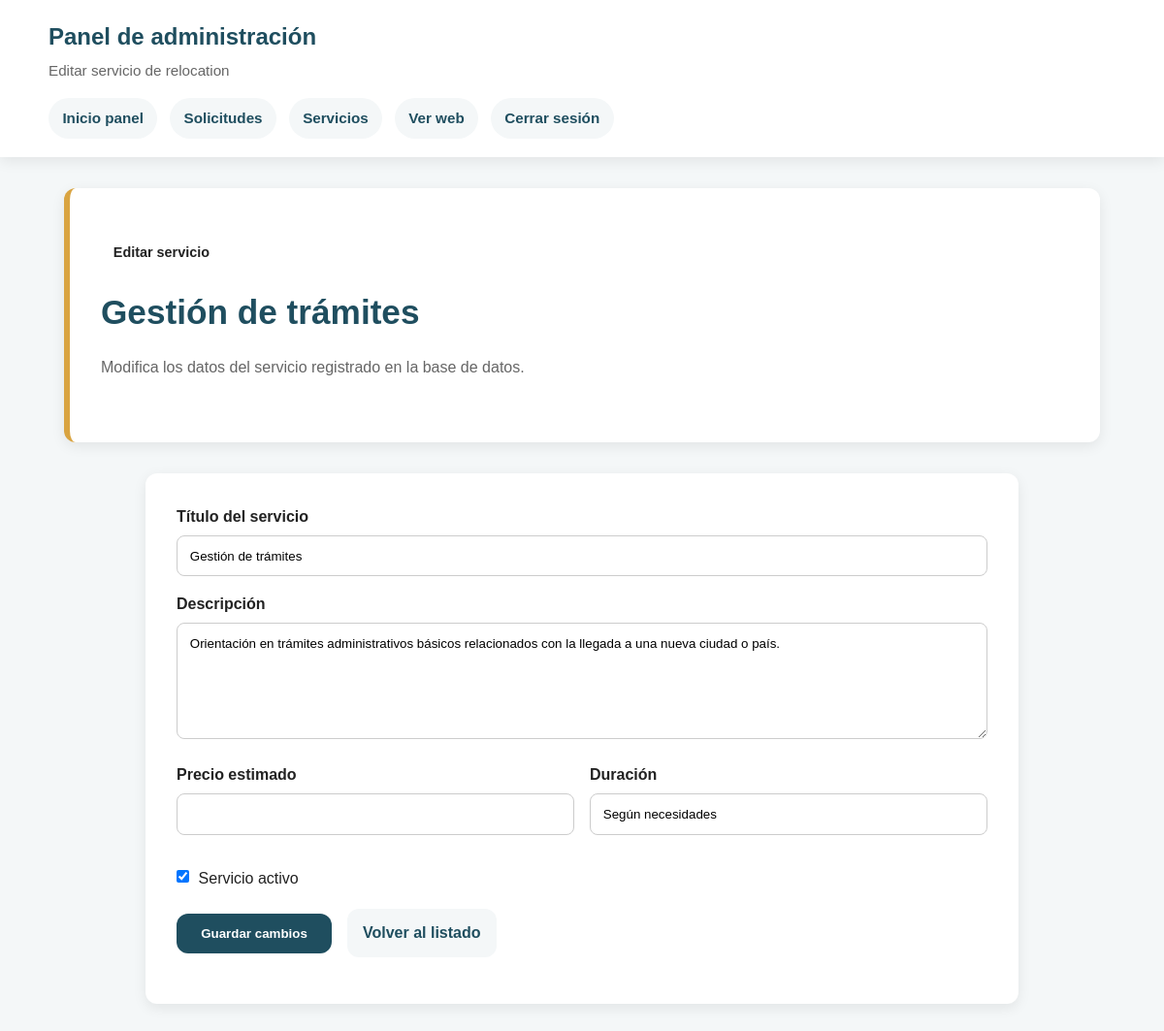
The app's page /admin/editar_servicio.php?id=2 (signed in) with its own data.
### tables this page shows
CREATE TABLE servicios (
    id INT AUTO_INCREMENT PRIMARY KEY,
    titulo VARCHAR(150) NOT NULL,
    descripcion TEXT NOT NULL,
    precio_estimado DECIMAL(10,2) DEFAULT NULL,
    duracion VARCHAR(100) DEFAULT NULL,
    activo TINYINT(1) DEFAULT 1,
    fecha_creacion TIMESTAMP DEFAULT CURRENT_TIMESTAMP
);

### admin/editar_servicio.php (the view, shortened to what this page needs)
<?php
require_once "../config/database.php";
$id = $_GET["id"] ?? null;
$servicio = null;
try {
    $stmt = $pdo->prepare("SELECT * FROM servicios WHERE id = :id");
    $stmt->execute([
        ":id" => $id
    ]);
    $servicio = $stmt->fetch();
} catch (PDOException $e) {
    $error = "No se ha podido cargar el servicio.";
}
?>
<!DOCTYPE html>
<html lang="es">
<head>
    <link rel="stylesheet" href="../css/style.css">
</head>
<body class="admin-body">
    <header class="admin-header">
        <div>
            <h2>Panel de administración</h2>
            <p>Editar servicio de relocation</p>
        </div>
        <nav>
            <ul>
                <li><a href="dashboard.php">Inicio panel</a></li>
                <li><a href="solicitudes.php">Solicitudes</a></li>
                <li><a href="servicios.php">Servicios</a></li>
                <li><a href="../index.php">Ver web</a></li>
                <li><a href="logout.php">Cerrar sesión</a></li>
            </ul>
        </nav>
    </header>
    <main class="admin-main">
        <section class="page-hero">
            <span class="hero-label">Editar servicio</span>
            <h1><?= htmlspecialchars($servicio["titulo"]) ?></h1>
            <p>
                Modifica los datos del servicio registrado en la base de datos.
            </p>
        </section>
        <section class="admin-form-section">
            <form action="editar_servicio.php?id=<?= htmlspecialchars($servicio["id"]) ?>" method="POST" class="admin-edit-form">
                <div class="form-group">
                    <label for="titulo">Título del servicio</label>
                    <input
                        type="text"
                        id="titulo"
                        name="titulo"
                        value="<?= htmlspecialchars($servicio["titulo"]) ?>"
                    >
                </div>
                <div class="form-group">
                    <label for="descripcion">Descripción</label>
                    <textarea id="descripcion" name="descripcion"><?= htmlspecialchars($servicio["descripcion"]) ?></textarea>
                </div>
                <div class="form-row">
                    <div class="form-group">
                        <label for="precio_estimado">Precio estimado</label>
                        <input
                            type="text"
                            id="precio_estimado"
                            name="precio_estimado"
                            value="<?= htmlspecialchars($servicio["precio_estimado"] ?? "") ?>"
                        >
                    </div>
                    <div class="form-group">
                        <label for="duracion">Duración</label>
                        <input
                            type="text"
                            id="duracion"
                            name="duracion"
                            value="<?= htmlspecialchars($servicio["duracion"] ?? "") ?>"
                        >
                    </div>
                </div>
                <div class="form-check">
                    <input
                        type="checkbox"
                        id="activo"
                        name="activo"
                        <?= $servicio["activo"] ? "checked" : "" ?>
                    >
                    <label for="activo">Servicio activo</label>
                </div>
                <div class="admin-form-actions">
                    <button type="submit">Guardar cambios</button>
                    <a href="servicios.php" class="secondary-link">Volver al listado</a>
                </div>
            </form>
        </section>
    </main>
</body>
</html>

### css/style.css (style rules this page uses)
:root { --color-principal: #1f4e5f; --color-secundario: #f4f7f8; --color-acento: #d9a441; --color-texto: #222222; --color-texto-suave: #666666; --color-blanco: #ffffff; --fuente-principal: Arial, Helvetica, sans-serif; --ancho-maximo: 1100px; --borde-redondeado: 12px; --sombra-suave: 0 4px 14px rgba(0, 0, 0, 0.08); }
* { margin: 0; padding: 0; box-sizing: border-box; }
body { font-family: var(--fuente-principal); color: var(--color-texto); background-color: var(--color-secundario); line-height: 1.6; }
main { max-width: var(--ancho-maximo); margin: 0 auto; padding: 2rem 1rem; }
section { margin-bottom: 2.5rem; }
header { background-color: var(--color-blanco); padding: 1.2rem 1rem; box-shadow: var(--sombra-suave); }
header > div, nav { max-width: var(--ancho-maximo); margin: 0 auto; }
header h2 { color: var(--color-principal); margin-bottom: 0.2rem; }
header p { color: var(--color-texto-suave); font-size: 0.95rem; }
nav { margin-top: 1rem; }
nav ul { list-style: none; display: flex; gap: 1rem; flex-wrap: wrap; }
nav a { text-decoration: none; color: var(--color-texto); font-weight: bold; }
h1 { color: var(--color-principal); font-size: 2.2rem; margin-bottom: 1rem; }
h2 { color: var(--color-principal); margin-bottom: 0.8rem; }
p { margin-bottom: 1rem; }
a, button { transition: 0.2s ease; }
section > a, button { display: inline-block; background-color: var(--color-principal); color: var(--color-blanco); padding: 0.8rem 1.2rem; border-radius: var(--borde-redondeado); text-decoration: none; border: none; cursor: pointer; font-weight: bold; }
form { background-color: var(--color-blanco); padding: 1.5rem; border-radius: var(--borde-redondeado); box-shadow: var(--sombra-suave); }
form div { margin-bottom: 1rem; }
label { display: block; font-weight: bold; margin-bottom: 0.4rem; }
input, textarea { width: 100%; padding: 0.8rem; border: 1px solid #cccccc; border-radius: 8px; font-family: var(--fuente-principal); }
textarea { min-height: 120px; resize: vertical; }
.hero-label { display: inline-block; background-color: rgba(255, 255, 255, 0.15); padding: 0.4rem 0.8rem; border-radius: 999px; margin-bottom: 1rem; font-size: 0.9rem; font-weight: bold; }
.page-hero { background-color: var(--color-blanco); padding: 3rem 2rem; border-radius: var(--borde-redondeado); box-shadow: var(--sombra-suave); border-left: 6px solid var(--color-acento); }
.page-hero p { max-width: 750px; color: var(--color-texto-suave); }
.form-row { display: grid; grid-template-columns: 1fr 1fr; gap: 1rem; }
.form-group { margin-bottom: 1rem; }
.form-check { display: flex; align-items: flex-start; gap: 0.6rem; margin-bottom: 1.2rem; }
.form-check input { width: auto; margin-top: 0.3rem; }
.form-check label { font-weight: normal; margin-bottom: 0; }
.admin-body { background-color: var(--color-secundario); min-height: 100vh; }
.admin-header { background-color: var(--color-blanco); padding: 1.2rem 1rem; box-shadow: var(--sombra-suave); }
.admin-header > div, .admin-header nav { max-width: var(--ancho-maximo); margin: 0 auto; }
.admin-header h2 { color: var(--color-principal); }
.admin-main { max-width: var(--ancho-maximo); margin: 0 auto; padding: 2rem 1rem; }
.admin-form-section { background-color: var(--color-blanco); padding: 2rem; border-radius: var(--borde-redondeado); box-shadow: var(--sombra-suave); }
.admin-edit-form { box-shadow: none; padding: 0; }
.admin-form-actions { display: flex; gap: 1rem; align-items: center; flex-wrap: wrap; margin-top: 1rem; }
.secondary-link { color: var(--color-principal); font-weight: bold; text-decoration: none; }
.admin-header { position: sticky; top: 0; z-index: 50; }
.admin-header > div { margin-bottom: 0.8rem; }
.admin-header nav ul { display: flex; gap: 0.8rem; flex-wrap: wrap; }
.admin-header nav a { display: inline-block; background-color: var(--color-secundario); color: var(--color-principal); padding: 0.55rem 0.9rem; border-radius: 999px; font-size: 0.95rem; }
.admin-main .page-hero { margin-bottom: 2rem; }
.admin-form-section { max-width: 900px; margin: 0 auto; }
.admin-form-actions button { min-width: 160px; }
.secondary-link { background-color: var(--color-secundario); padding: 0.75rem 1rem; border-radius: var(--borde-redondeado); }
:root { --color-gold: #cca763; --color-navy: #1a2939; --color-teal: #60898e; --color-gold-light: #e6c785; --color-fondo-home: #f6f3ed; }
main { max-width: 100%; width: 100%; padding: 0; margin: 0; }

### records on screen
servicios: titulo "Gestión de trámites", descripcion "Orientación en trámites administrativos básicos relacionados con la llegada a una nueva ciudad o país.", duracion "Según necesidades", activo "☑"
